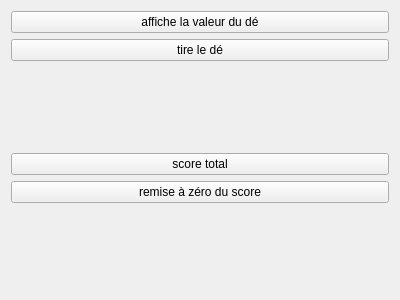
<?xml version="1.0" encoding="UTF-8"?>
<ui version="4.0">
 <class>De</class>
 <widget class="QWidget" name="De">
  <property name="geometry">
   <rect>
    <x>0</x>
    <y>0</y>
    <width>400</width>
    <height>300</height>
   </rect>
  </property>
  <property name="windowTitle">
   <string>Simulation Dé</string>
  </property>
  <layout class="QVBoxLayout" name="verticalLayout">
   <item>
    <widget class="QPushButton" name="buttonAfficherValeur">
     <property name="text">
      <string>affiche la valeur du dé</string>
     </property>
    </widget>
   </item>
   <item>
    <widget class="QPushButton" name="buttonTirerDe">
     <property name="text">
      <string>tire le dé</string>
     </property>
    </widget>
   </item>
   <item>
    <widget class="QLabel" name="labelValeurDe">
     <property name="text">
      <string/>
     </property>
     <property name="alignment">
      <set>Qt::AlignCenter</set>
     </property>
    </widget>
   </item>
   <item>
    <widget class="QPushButton" name="buttonScoreTotal">
     <property name="text">
      <string>score total</string>
     </property>
    </widget>
   </item>
   <item>
    <widget class="QPushButton" name="buttonRemettreZero">
     <property name="text">
      <string>remise à zéro du score</string>
     </property>
    </widget>
   </item>
   <item>
    <widget class="QLabel" name="labelScoreTotal">
     <property name="text">
      <string/>
     </property>
     <property name="alignment">
      <set>Qt::AlignCenter</set>
     </property>
    </widget>
   </item>
  </layout>
 </widget>
 <resources/>
 <connections/>
</ui>
